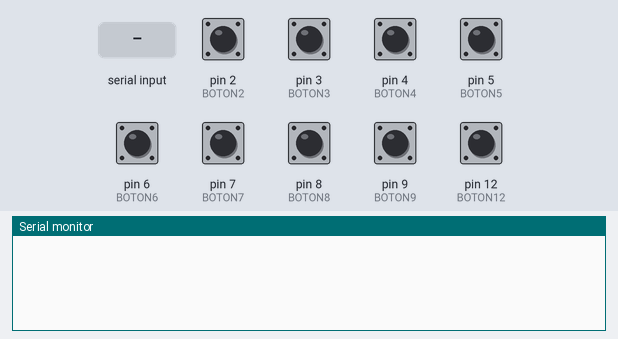
The sketch below on a simulated Arduino Uno, built with avr-gcc and run on an emulated ATmega328P. Parts: the last lines printed to the serial monitor. Inputs (shaded band) come from the test bench; at power-on: pin 2 (BOTON2), pin 3 (BOTON3), pin 4 (BOTON4), pin 5 (BOTON5), pin 6 (BOTON6), pin 7 (BOTON7), pin 8 (BOTON8), pin 9 (BOTON9), pin 12 (BOTON12) HIGH.

Above: at 1.2 s.
1.3 s: pin 2 (BOTON2) pulled LOW for 0.15 s
At 2.6 s:
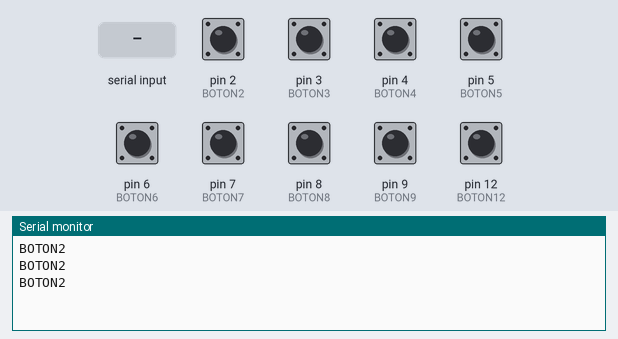
2.9 s: "1" received over the second serial link
At 4.5 s:
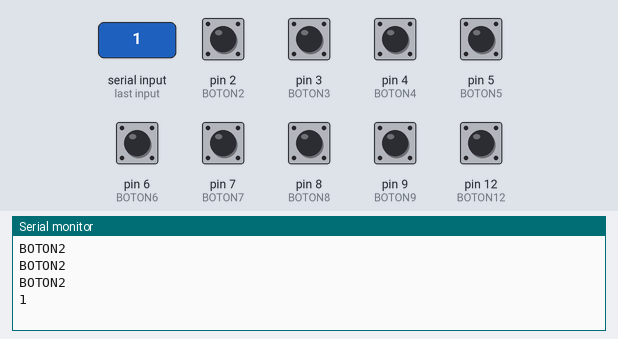
5.4 s: pin 3 (BOTON3) pulled LOW for 0.15 s
At 5.9 s:
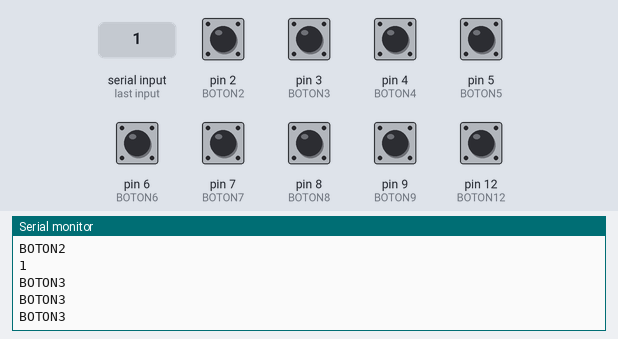
7.0 s: pin 4 (BOTON4) pulled LOW for 0.15 s
At 8.3 s:
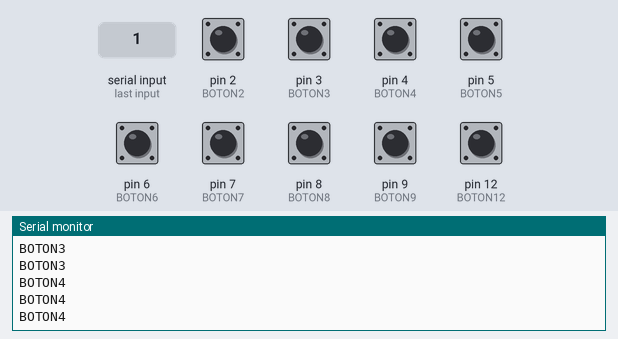
8.6 s: pin 5 (BOTON5) pulled LOW for 0.15 s
At 9.7 s:
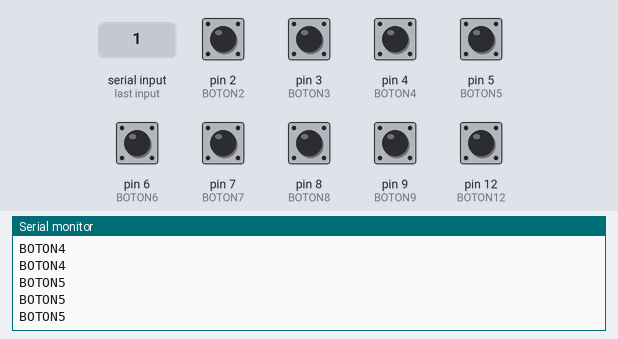
10.2 s: pin 6 (BOTON6) pulled LOW for 0.15 s
At 11.0 s:
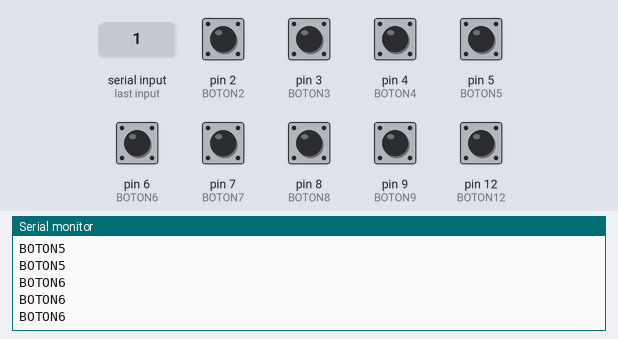
Timing chart, 0 to 12.8 s (numbered marks = the images above; inputs shaded):
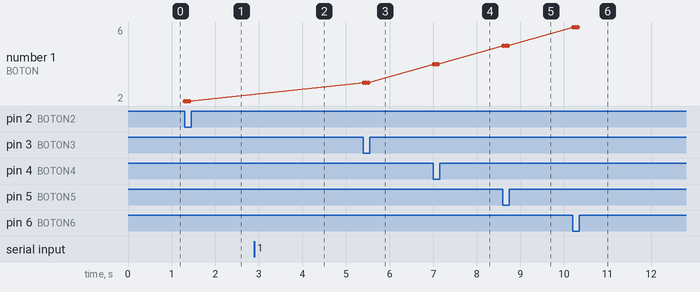

Measured:
- after the input at 1.3 s, the serial monitor: prints a new line at once (image 1)
- after the input at 2.9 s, the serial monitor: prints a new line after 1.0 s (image 2)
- after the input at 5.4 s, the serial monitor: prints a new line at once (image 3)
- after the input at 7.0 s, the serial monitor: prints a new line at once (image 4)
- after the input at 8.6 s, the serial monitor: prints a new line at once (image 5)
- after the input at 10.2 s, the serial monitor: prints a new line at once (image 6)
- plotted number 1: 2 → 3 after the input at 5.4 s, 3 → 4 after the input at 7.0 s, 4 → 5 after the input at 8.6 s, 5 → 6 after the input at 10.2 s

The sketch:

Mini_nano_Remoto_test_borrar.ino
```cpp
//librerias para pantalla
#include <SPI.h>
#include <Wire.h>

#include <SoftwareSerial.h> // libreria que permite establecer pines digitales
SoftwareSerial miBT(10, 11);   // pin 11 como RX, pin 10 como TX

#define BOTON0 0
#define BOTON1 1
#define BOTON2 2
#define BOTON3 3
#define BOTON4 4
#define BOTON5 5
#define BOTON6 6
#define BOTON7 7
#define BOTON8 8
#define BOTON9 9
#define BOTON12 12
#define BOTON13 13


void setup() {
  Wire.begin();					// inicializa bus I2C


  Serial.begin(38400);        //Inicializa puerto serie por hard
  miBT.begin(38400);    //Inicializa puerto serie por soft

   pinMode(BOTON0, INPUT_PULLUP);
   pinMode(BOTON1, INPUT_PULLUP);
   pinMode(BOTON2, INPUT_PULLUP);
   pinMode(BOTON3, INPUT_PULLUP);
   pinMode(BOTON4, INPUT_PULLUP);
   pinMode(BOTON5, INPUT_PULLUP);
   pinMode(BOTON6, INPUT_PULLUP);
   pinMode(BOTON7, INPUT_PULLUP);
   pinMode(BOTON8, INPUT_PULLUP);
   pinMode(BOTON9, INPUT_PULLUP);
   pinMode(BOTON12, INPUT_PULLUP);
   pinMode(BOTON13, INPUT_PULLUP);

}

void loop() {

  if (miBT.available()) { // Si hay datos disponibles en el módulo Bluetooth
    String mensaje = miBT.readString(); // Lee el mensaje recibido
    Serial.println(mensaje); // Imprime el mensaje en el monitor serie
  }else{
      // Serial.println("Conectando  bluetooth");
  }

  if (digitalRead(BOTON0) == LOW) {  // si se presiona PULSADOR1
    int msg = 7;   miBT.write(msg);
    Serial.println("TANQUE_IZQ_FW");
  }

  if (digitalRead(BOTON1) == LOW) {  // si se presiona PULSADOR1
    int msg = 7;   miBT.write(msg);
    Serial.println("BOTON1");
  }

  if (digitalRead(BOTON2) == LOW) {  // si se presiona PULSADOR1
    int msg = 7;   miBT.write(msg);
    Serial.println("BOTON2");
  }

  if (digitalRead(BOTON3) == LOW) {  // si se presiona PULSADOR1
    int msg = 7;   miBT.write(msg);
    Serial.println("BOTON3");
  }

  if (digitalRead(BOTON4) == LOW) {  // si se presiona PULSADOR1
    int msg = 7;   miBT.write(msg);
    Serial.println("BOTON4");
  }

  if (digitalRead(BOTON5) == LOW) {  // si se presiona PULSADOR1
    int msg = 7;   miBT.write(msg);
    Serial.println("BOTON5");
  }

  if (digitalRead(BOTON6) == LOW) {  // si se presiona PULSADOR1
    int msg = 7;   miBT.write(msg);
    Serial.println("BOTON6");
  }

  if (digitalRead(BOTON7) == LOW) {  // si se presiona PULSADOR1
    int msg = 7;   miBT.write(msg);
    Serial.println("BOTON7");
  }

  if (digitalRead(BOTON8) == LOW) {  // si se presiona PULSADOR1
    int msg = 7;   miBT.write(msg);
    Serial.println("BOTON8");
  }

  if (digitalRead(BOTON9) == LOW) {  // si se presiona PULSADOR1
    int msg = 7;   miBT.write(msg);
    Serial.println("BOTON9");
  }

  if (digitalRead(BOTON12) == LOW) {  // si se presiona PULSADOR1
    int msg = 7;   miBT.write(msg);
    Serial.println("BOTON12");
  }


  delay(50);

}
```
